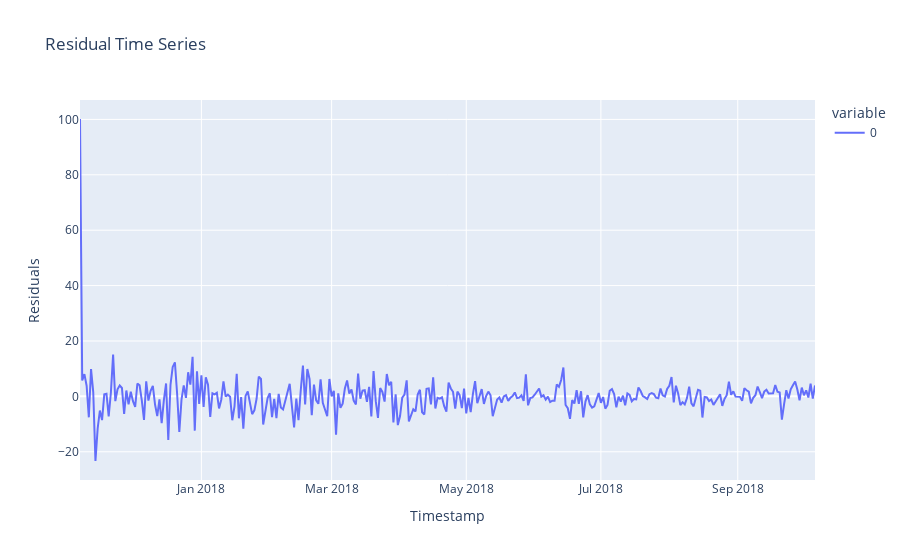

Here is the notebook cell this chart was saved with:
### Code cell
# Plot Time Series of Residuals
px.line(residual, labels ={'value': 'Residuals', 'index': 'Timestamp'}, title = 'Residual Time Series')

### Figure 1 — Plotly figure (JSON) as saved in the notebook; plotly's stock layout.template omitted (floating-point values rounded to 4 significant figures; data arrays with more than 128 entries replaced by an {"elided": "..."} marker saying what was removed)
{"data": [{"hovertemplate": "variable=0<br>Timestamp=%{x}<br>Residuals=%{y}<extra></extra>", "legendgroup": "0", "line": {"color": "#636efa", "dash": "solid"}, "marker": {"symbol": "circle"}, "mode": "lines", "name": "0", "orientation": "v", "showlegend": true, "type": "scatter", "x": {"elided": "334 str values"}, "xaxis": "x", "y": {"elided": "334 float values"}, "yaxis": "y"}], "layout": {"autosize": true, "legend": {"title": {"text": "variable"}, "tracegroupgap": 0}, "title": {"text": "Residual Time Series"}, "xaxis": {"anchor": "y", "autorange": true, "domain": [0, 1], "range": ["2017-11-07", "2018-10-06"], "title": {"text": "Timestamp"}, "type": "date"}, "yaxis": {"anchor": "x", "autorange": true, "domain": [0, 1], "range": [-30.2, 107.0], "title": {"text": "Residuals"}, "type": "linear"}}}
